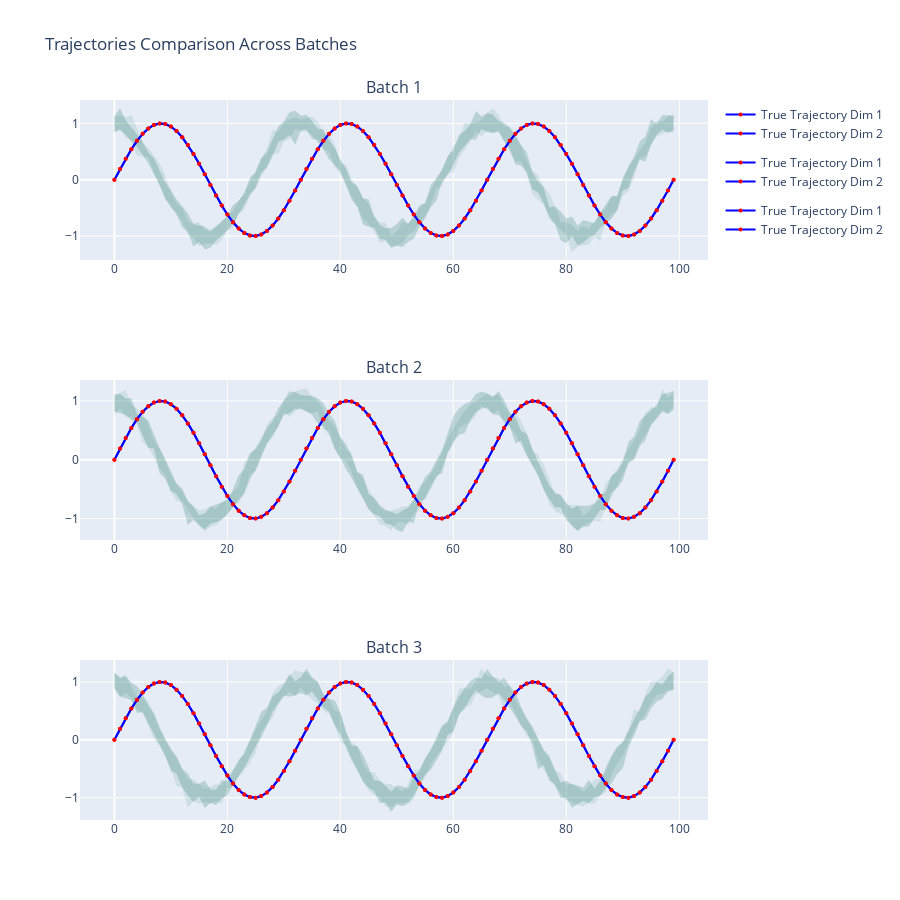

Source (notebook cell):
### Code cell
import plotly.graph_objects as go
from plotly.subplots import make_subplots
import torch
import numpy as np

class MockModel:
    def __init__(self, train_dir=".", log_wandb=False):
        self.train_dir = train_dir
        self.log_wandb = log_wandb

    def plot_trajectories(self, predicted_traj, true_traj, k=3):
        idx = np.random.choice(predicted_traj.shape[0], k, replace=False)
        num_dims = true_traj.shape[2]

        fig = make_subplots(rows=k, cols=1, subplot_titles=[f'Batch {i+1}' for i in range(k)])

        for i, b in enumerate(idx):
            for d in range(num_dims):
                pred_samples = predicted_traj[b, :, :, d].detach().cpu().numpy()
                true_values = true_traj[b, :, d].detach().cpu().numpy()
                lower_bound = np.min(pred_samples, axis=0)
                upper_bound = np.max(pred_samples, axis=0)
                times = np.arange(pred_samples.shape[1])

                # Concatenate for plotly area plot (shaded region for prediction bounds)
                fig.add_trace(
                    go.Scatter(
                        x=np.concatenate([times, times[::-1]]),
                        y=np.concatenate([upper_bound, lower_bound[::-1]]),
                        fill='toself',
                        fillcolor=f'rgba(0,100,80,{0.2 if d == 0 else 0.1})',  # vary opacity by dimension
                        line=dict(color='rgba(255,255,255,0)'),
                        showlegend=False,
                        legendgroup=f'Batch {b}',
                        name=f'Bounds Dim {d+1}'
                    ),
                    row=i+1, col=1
                )

                # True trajectory
                fig.add_trace(
                    go.Scatter(
                        x=times, y=true_values, mode='lines+markers',
                        line=dict(color='blue', width=2),
                        marker=dict(size=4, color='red'),
                        name=f'True Trajectory Dim {d+1}',
                        legendgroup=f'Batch {b}',
                    ),
                    row=i+1, col=1
                )

        fig.update_layout(
            height=300*k,  # Adjust height based on the number of batches
            title=f'Trajectories Comparison Across Batches',
            showlegend=True
        )
        fig.show()

# Assuming the instantiation and method call are done as before

# Assuming the instantiation and method call are done as before

# Generate mock data
batch, samples, times, dim = 5, 10, 100, 2  # Configuration
t = torch.linspace(0, 6 * torch.pi, times)  # Time axis

# Reshape t for broadcasting
t_reshaped = torch.sin(t).unsqueeze(0).unsqueeze(-1).repeat(batch, 1, dim)  # Adjusted reshaping for true_traj
t_reshaped_pred = torch.cos(t).unsqueeze(0).unsqueeze(0).unsqueeze(-1)

predicted_traj = t_reshaped_pred + 0.1 * torch.randn(batch, samples, times, dim)  # Small noise around true values
true_traj = t_reshaped  # Simplified true_traj assignment

# Example usage
model = MockModel(train_dir='your_directory', log_wandb=False)
model.plot_trajectories(predicted_traj, true_traj, k=3)

### Figure 1 — Plotly figure (JSON) as saved in the notebook; plotly's stock layout.template omitted (floating-point values rounded to 4 significant figures; data arrays with more than 128 entries replaced by an {"elided": "..."} marker saying what was removed)
{"data": [{"fill": "toself", "fillcolor": "rgba(0,100,80,0.2)", "legendgroup": "Batch 2", "line": {"color": "rgba(255,255,255,0)"}, "name": "Bounds Dim 1", "showlegend": false, "type": "scatter", "x": {"elided": "200 int values"}, "xaxis": "x", "y": {"elided": "200 float values"}, "yaxis": "y"}, {"legendgroup": "Batch 2", "line": {"color": "blue", "width": 2}, "marker": {"color": "red", "size": 4}, "mode": "lines+markers", "name": "True Trajectory Dim 1", "type": "scatter", "x": [0, 1, 2, 3, 4, 5, 6, 7, 8, 9, 10, 11, 12, 13, 14, 15, 16, 17, 18, 19, 20, 21, 22, 23, 24, 25, 26, 27, 28, 29, 30, 31, 32, 33, 34, 35, 36, 37, 38, 39, 40, 41, 42, 43, 44, 45, 46, 47, 48, 49, 50, 51, 52, 53, 54, 55, 56, 57, 58, 59, 60, 61, 62, 63, 64, 65, 66, 67, 68, 69, 70, 71, 72, 73, 74, 75, 76, 77, 78, 79, 80, 81, 82, 83, 84, 85, 86, 87, 88, 89, 90, 91, 92, 93, 94, 95, 96, 97, 98, 99], "xaxis": "x", "y": [0, 0.1893, 0.3717, 0.5406, 0.6901, 0.8146, 0.9096, 0.9718, 0.9989, 0.9898, 0.945, 0.866, 0.7557, 0.6182, 0.4582, 0.2817, 0.09506, -0.09506, -0.2817, -0.4582, -0.6182, -0.7557, -0.866, -0.945, -0.9898, -0.9989, -0.9718, -0.9096, -0.8146, -0.6901, -0.5406, -0.3717, -0.1893, 1.748e-07, 0.1893, 0.3717, 0.5406, 0.6901, 0.8146, 0.9096, 0.9718, 0.9989, 0.9898, 0.945, 0.866, 0.7557, 0.6182, 0.4582, 0.2817, 0.09506, -0.09506, -0.2817, -0.4582, -0.6182, -0.7557, -0.866, -0.945, -0.9898, -0.9989, -0.9718, -0.9096, -0.8146, -0.6901, -0.5406, -0.3717, -0.1893, -6.04e-07, 0.1893, 0.3717, 0.5406, 0.6901, 0.8146, 0.9096, 0.9718, 0.9989, 0.9898, 0.945, 0.866, 0.7557, 0.6182, 0.4582, 0.2817, 0.09506, -0.09506, -0.2817, -0.4582, -0.6182, -0.7558, -0.866, -0.945, -0.9898, -0.9989, -0.9718, -0.9096, -0.8146, -0.6901, -0.5406, -0.3717, -0.1893, 4.77e-08], "yaxis": "y"}, {"fill": "toself", "fillcolor": "rgba(0,100,80,0.1)", "legendgroup": "Batch 2", "line": {"color": "rgba(255,255,255,0)"}, "name": "Bounds Dim 2", "showlegend": false, "type": "scatter", "x": {"elided": "200 int values"}, "xaxis": "x", "y": {"elided": "200 float values"}, "yaxis": "y"}, {"legendgroup": "Batch 2", "line": {"color": "blue", "width": 2}, "marker": {"color": "red", "size": 4}, "mode": "lines+markers", "name": "True Trajectory Dim 2", "type": "scatter", "x": [0, 1, 2, 3, 4, 5, 6, 7, 8, 9, 10, 11, 12, 13, 14, 15, 16, 17, 18, 19, 20, 21, 22, 23, 24, 25, 26, 27, 28, 29, 30, 31, 32, 33, 34, 35, 36, 37, 38, 39, 40, 41, 42, 43, 44, 45, 46, 47, 48, 49, 50, 51, 52, 53, 54, 55, 56, 57, 58, 59, 60, 61, 62, 63, 64, 65, 66, 67, 68, 69, 70, 71, 72, 73, 74, 75, 76, 77, 78, 79, 80, 81, 82, 83, 84, 85, 86, 87, 88, 89, 90, 91, 92, 93, 94, 95, 96, 97, 98, 99], "xaxis": "x", "y": [0, 0.1893, 0.3717, 0.5406, 0.6901, 0.8146, 0.9096, 0.9718, 0.9989, 0.9898, 0.945, 0.866, 0.7557, 0.6182, 0.4582, 0.2817, 0.09506, -0.09506, -0.2817, -0.4582, -0.6182, -0.7557, -0.866, -0.945, -0.9898, -0.9989, -0.9718, -0.9096, -0.8146, -0.6901, -0.5406, -0.3717, -0.1893, 1.748e-07, 0.1893, 0.3717, 0.5406, 0.6901, 0.8146, 0.9096, 0.9718, 0.9989, 0.9898, 0.945, 0.866, 0.7557, 0.6182, 0.4582, 0.2817, 0.09506, -0.09506, -0.2817, -0.4582, -0.6182, -0.7557, -0.866, -0.945, -0.9898, -0.9989, -0.9718, -0.9096, -0.8146, -0.6901, -0.5406, -0.3717, -0.1893, -6.04e-07, 0.1893, 0.3717, 0.5406, 0.6901, 0.8146, 0.9096, 0.9718, 0.9989, 0.9898, 0.945, 0.866, 0.7557, 0.6182, 0.4582, 0.2817, 0.09506, -0.09506, -0.2817, -0.4582, -0.6182, -0.7558, -0.866, -0.945, -0.9898, -0.9989, -0.9718, -0.9096, -0.8146, -0.6901, -0.5406, -0.3717, -0.1893, 4.77e-08], "yaxis": "y"}, {"fill": "toself", "fillcolor": "rgba(0,100,80,0.2)", "legendgroup": "Batch 4", "line": {"color": "rgba(255,255,255,0)"}, "name": "Bounds Dim 1", "showlegend": false, "type": "scatter", "x": {"elided": "200 int values"}, "xaxis": "x2", "y": {"elided": "200 float values"}, "yaxis": "y2"}, {"legendgroup": "Batch 4", "line": {"color": "blue", "width": 2}, "marker": {"color": "red", "size": 4}, "mode": "lines+markers", "name": "True Trajectory Dim 1", "type": "scatter", "x": [0, 1, 2, 3, 4, 5, 6, 7, 8, 9, 10, 11, 12, 13, 14, 15, 16, 17, 18, 19, 20, 21, 22, 23, 24, 25, 26, 27, 28, 29, 30, 31, 32, 33, 34, 35, 36, 37, 38, 39, 40, 41, 42, 43, 44, 45, 46, 47, 48, 49, 50, 51, 52, 53, 54, 55, 56, 57, 58, 59, 60, 61, 62, 63, 64, 65, 66, 67, 68, 69, 70, 71, 72, 73, 74, 75, 76, 77, 78, 79, 80, 81, 82, 83, 84, 85, 86, 87, 88, 89, 90, 91, 92, 93, 94, 95, 96, 97, 98, 99], "xaxis": "x2", "y": [0, 0.1893, 0.3717, 0.5406, 0.6901, 0.8146, 0.9096, 0.9718, 0.9989, 0.9898, 0.945, 0.866, 0.7557, 0.6182, 0.4582, 0.2817, 0.09506, -0.09506, -0.2817, -0.4582, -0.6182, -0.7557, -0.866, -0.945, -0.9898, -0.9989, -0.9718, -0.9096, -0.8146, -0.6901, -0.5406, -0.3717, -0.1893, 1.748e-07, 0.1893, 0.3717, 0.5406, 0.6901, 0.8146, 0.9096, 0.9718, 0.9989, 0.9898, 0.945, 0.866, 0.7557, 0.6182, 0.4582, 0.2817, 0.09506, -0.09506, -0.2817, -0.4582, -0.6182, -0.7557, -0.866, -0.945, -0.9898, -0.9989, -0.9718, -0.9096, -0.8146, -0.6901, -0.5406, -0.3717, -0.1893, -6.04e-07, 0.1893, 0.3717, 0.5406, 0.6901, 0.8146, 0.9096, 0.9718, 0.9989, 0.9898, 0.945, 0.866, 0.7557, 0.6182, 0.4582, 0.2817, 0.09506, -0.09506, -0.2817, -0.4582, -0.6182, -0.7558, -0.866, -0.945, -0.9898, -0.9989, -0.9718, -0.9096, -0.8146, -0.6901, -0.5406, -0.3717, -0.1893, 4.77e-08], "yaxis": "y2"}, {"fill": "toself", "fillcolor": "rgba(0,100,80,0.1)", "legendgroup": "Batch 4", "line": {"color": "rgba(255,255,255,0)"}, "name": "Bounds Dim 2", "showlegend": false, "type": "scatter", "x": {"elided": "200 int values"}, "xaxis": "x2", "y": {"elided": "200 float values"}, "yaxis": "y2"}, {"legendgroup": "Batch 4", "line": {"color": "blue", "width": 2}, "marker": {"color": "red", "size": 4}, "mode": "lines+markers", "name": "True Trajectory Dim 2", "type": "scatter", "x": [0, 1, 2, 3, 4, 5, 6, 7, 8, 9, 10, 11, 12, 13, 14, 15, 16, 17, 18, 19, 20, 21, 22, 23, 24, 25, 26, 27, 28, 29, 30, 31, 32, 33, 34, 35, 36, 37, 38, 39, 40, 41, 42, 43, 44, 45, 46, 47, 48, 49, 50, 51, 52, 53, 54, 55, 56, 57, 58, 59, 60, 61, 62, 63, 64, 65, 66, 67, 68, 69, 70, 71, 72, 73, 74, 75, 76, 77, 78, 79, 80, 81, 82, 83, 84, 85, 86, 87, 88, 89, 90, 91, 92, 93, 94, 95, 96, 97, 98, 99], "xaxis": "x2", "y": [0, 0.1893, 0.3717, 0.5406, 0.6901, 0.8146, 0.9096, 0.9718, 0.9989, 0.9898, 0.945, 0.866, 0.7557, 0.6182, 0.4582, 0.2817, 0.09506, -0.09506, -0.2817, -0.4582, -0.6182, -0.7557, -0.866, -0.945, -0.9898, -0.9989, -0.9718, -0.9096, -0.8146, -0.6901, -0.5406, -0.3717, -0.1893, 1.748e-07, 0.1893, 0.3717, 0.5406, 0.6901, 0.8146, 0.9096, 0.9718, 0.9989, 0.9898, 0.945, 0.866, 0.7557, 0.6182, 0.4582, 0.2817, 0.09506, -0.09506, -0.2817, -0.4582, -0.6182, -0.7557, -0.866, -0.945, -0.9898, -0.9989, -0.9718, -0.9096, -0.8146, -0.6901, -0.5406, -0.3717, -0.1893, -6.04e-07, 0.1893, 0.3717, 0.5406, 0.6901, 0.8146, 0.9096, 0.9718, 0.9989, 0.9898, 0.945, 0.866, 0.7557, 0.6182, 0.4582, 0.2817, 0.09506, -0.09506, -0.2817, -0.4582, -0.6182, -0.7558, -0.866, -0.945, -0.9898, -0.9989, -0.9718, -0.9096, -0.8146, -0.6901, -0.5406, -0.3717, -0.1893, 4.77e-08], "yaxis": "y2"}, {"fill": "toself", "fillcolor": "rgba(0,100,80,0.2)", "legendgroup": "Batch 1", "line": {"color": "rgba(255,255,255,0)"}, "name": "Bounds Dim 1", "showlegend": false, "type": "scatter", "x": {"elided": "200 int values"}, "xaxis": "x3", "y": {"elided": "200 float values"}, "yaxis": "y3"}, {"legendgroup": "Batch 1", "line": {"color": "blue", "width": 2}, "marker": {"color": "red", "size": 4}, "mode": "lines+markers", "name": "True Trajectory Dim 1", "type": "scatter", "x": [0, 1, 2, 3, 4, 5, 6, 7, 8, 9, 10, 11, 12, 13, 14, 15, 16, 17, 18, 19, 20, 21, 22, 23, 24, 25, 26, 27, 28, 29, 30, 31, 32, 33, 34, 35, 36, 37, 38, 39, 40, 41, 42, 43, 44, 45, 46, 47, 48, 49, 50, 51, 52, 53, 54, 55, 56, 57, 58, 59, 60, 61, 62, 63, 64, 65, 66, 67, 68, 69, 70, 71, 72, 73, 74, 75, 76, 77, 78, 79, 80, 81, 82, 83, 84, 85, 86, 87, 88, 89, 90, 91, 92, 93, 94, 95, 96, 97, 98, 99], "xaxis": "x3", "y": [0, 0.1893, 0.3717, 0.5406, 0.6901, 0.8146, 0.9096, 0.9718, 0.9989, 0.9898, 0.945, 0.866, 0.7557, 0.6182, 0.4582, 0.2817, 0.09506, -0.09506, -0.2817, -0.4582, -0.6182, -0.7557, -0.866, -0.945, -0.9898, -0.9989, -0.9718, -0.9096, -0.8146, -0.6901, -0.5406, -0.3717, -0.1893, 1.748e-07, 0.1893, 0.3717, 0.5406, 0.6901, 0.8146, 0.9096, 0.9718, 0.9989, 0.9898, 0.945, 0.866, 0.7557, 0.6182, 0.4582, 0.2817, 0.09506, -0.09506, -0.2817, -0.4582, -0.6182, -0.7557, -0.866, -0.945, -0.9898, -0.9989, -0.9718, -0.9096, -0.8146, -0.6901, -0.5406, -0.3717, -0.1893, -6.04e-07, 0.1893, 0.3717, 0.5406, 0.6901, 0.8146, 0.9096, 0.9718, 0.9989, 0.9898, 0.945, 0.866, 0.7557, 0.6182, 0.4582, 0.2817, 0.09506, -0.09506, -0.2817, -0.4582, -0.6182, -0.7558, -0.866, -0.945, -0.9898, -0.9989, -0.9718, -0.9096, -0.8146, -0.6901, -0.5406, -0.3717, -0.1893, 4.77e-08], "yaxis": "y3"}, {"fill": "toself", "fillcolor": "rgba(0,100,80,0.1)", "legendgroup": "Batch 1", "line": {"color": "rgba(255,255,255,0)"}, "name": "Bounds Dim 2", "showlegend": false, "type": "scatter", "x": {"elided": "200 int values"}, "xaxis": "x3", "y": {"elided": "200 float values"}, "yaxis": "y3"}, {"legendgroup": "Batch 1", "line": {"color": "blue", "width": 2}, "marker": {"color": "red", "size": 4}, "mode": "lines+markers", "name": "True Trajectory Dim 2", "type": "scatter", "x": [0, 1, 2, 3, 4, 5, 6, 7, 8, 9, 10, 11, 12, 13, 14, 15, 16, 17, 18, 19, 20, 21, 22, 23, 24, 25, 26, 27, 28, 29, 30, 31, 32, 33, 34, 35, 36, 37, 38, 39, 40, 41, 42, 43, 44, 45, 46, 47, 48, 49, 50, 51, 52, 53, 54, 55, 56, 57, 58, 59, 60, 61, 62, 63, 64, 65, 66, 67, 68, 69, 70, 71, 72, 73, 74, 75, 76, 77, 78, 79, 80, 81, 82, 83, 84, 85, 86, 87, 88, 89, 90, 91, 92, 93, 94, 95, 96, 97, 98, 99], "xaxis": "x3", "y": [0, 0.1893, 0.3717, 0.5406, 0.6901, 0.8146, 0.9096, 0.9718, 0.9989, 0.9898, 0.945, 0.866, 0.7557, 0.6182, 0.4582, 0.2817, 0.09506, -0.09506, -0.2817, -0.4582, -0.6182, -0.7557, -0.866, -0.945, -0.9898, -0.9989, -0.9718, -0.9096, -0.8146, -0.6901, -0.5406, -0.3717, -0.1893, 1.748e-07, 0.1893, 0.3717, 0.5406, 0.6901, 0.8146, 0.9096, 0.9718, 0.9989, 0.9898, 0.945, 0.866, 0.7557, 0.6182, 0.4582, 0.2817, 0.09506, -0.09506, -0.2817, -0.4582, -0.6182, -0.7557, -0.866, -0.945, -0.9898, -0.9989, -0.9718, -0.9096, -0.8146, -0.6901, -0.5406, -0.3717, -0.1893, -6.04e-07, 0.1893, 0.3717, 0.5406, 0.6901, 0.8146, 0.9096, 0.9718, 0.9989, 0.9898, 0.945, 0.866, 0.7557, 0.6182, 0.4582, 0.2817, 0.09506, -0.09506, -0.2817, -0.4582, -0.6182, -0.7558, -0.866, -0.945, -0.9898, -0.9989, -0.9718, -0.9096, -0.8146, -0.6901, -0.5406, -0.3717, -0.1893, 4.77e-08], "yaxis": "y3"}], "layout": {"annotations": [{"font": {"size": 16}, "showarrow": false, "text": "Batch 1", "x": 0.5, "xanchor": "center", "xref": "paper", "y": 1, "yanchor": "bottom", "yref": "paper"}, {"font": {"size": 16}, "showarrow": false, "text": "Batch 2", "x": 0.5, "xanchor": "center", "xref": "paper", "y": 0.6111, "yanchor": "bottom", "yref": "paper"}, {"font": {"size": 16}, "showarrow": false, "text": "Batch 3", "x": 0.5, "xanchor": "center", "xref": "paper", "y": 0.2222, "yanchor": "bottom", "yref": "paper"}], "height": 900, "showlegend": true, "title": {"text": "Trajectories Comparison Across Batches"}, "xaxis": {"anchor": "y", "domain": [0, 1]}, "xaxis2": {"anchor": "y2", "domain": [0, 1]}, "xaxis3": {"anchor": "y3", "domain": [0, 1]}, "yaxis": {"anchor": "x", "domain": [0.7778, 1]}, "yaxis2": {"anchor": "x2", "domain": [0.3889, 0.6111]}, "yaxis3": {"anchor": "x3", "domain": [0, 0.2222]}}}
